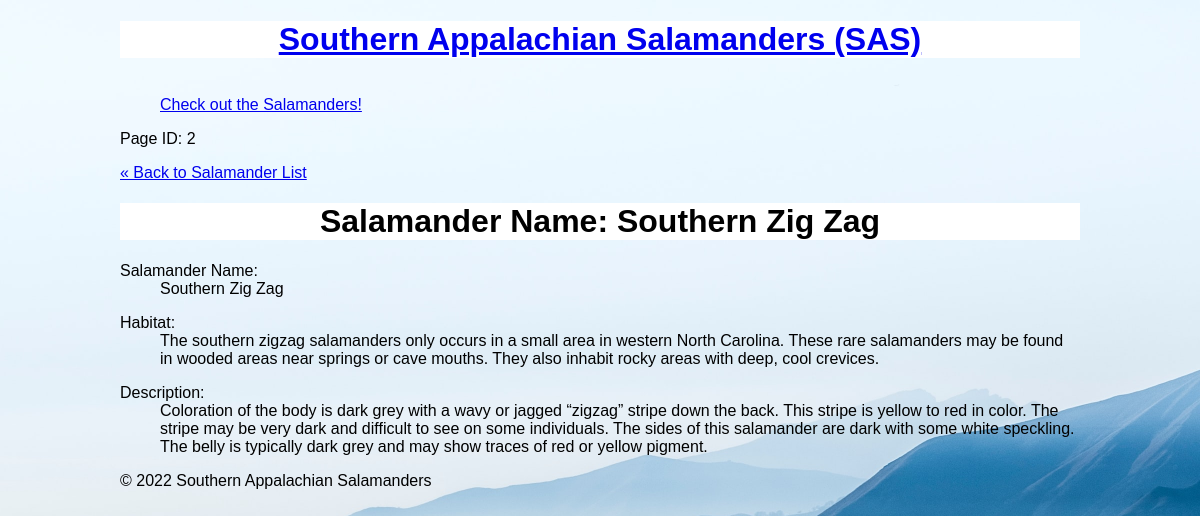
Page /salamanders/show.php?id=2 on the committed database.
### tables this page shows
CREATE TABLE `salamander` (
  `id` int(11) NOT NULL AUTO_INCREMENT PRIMARY KEY,
  `name` varchar(255) NOT NULL,
  `habitat` text,
  `description` text
);

### private/query_functions.php (called while the page is built, shortened)
<?php
function find_salamander_by_id($id) {
  global $db;
  $id = $_GET['id'] ?? '1';
  $sql = "SELECT * FROM salamander ";
  $sql .= "WHERE id='" . $id . "'";
  $result = mysqli_query($db, $sql);
  $salamander = mysqli_fetch_assoc($result);
  return $salamander;
}
?>

### private/functions.php (called while the page is built, shortened)
<?php
function url_for($script_path) {
  if($script_path[0] != '/') {
    $script_path = "/" . $script_path;
  }
  return WWW_ROOT . $script_path;
}
function h($string="") {
  return htmlspecialchars($string);
}
?>

### public/salamanders/show.php (the view, shortened to what this page needs)
<?php require_once('../../private/initialize.php');
$id = $_GET['id'] ?? '1';
$salamander = find_salamander_by_id($id);
include(SHARED_PATH . '/salamander-header.php');
?>
<?= 'Page ID: ' . h($id); ?>
<div>
  <p><a href="<?= url_for('/salamanders/index.php');?>">&laquo; Back to Salamander List</a></p>
  <h1>Salamander Name: <?php echo h($salamander['name']); ?> </h1>
</div>
<div>
  <dl>
    <dt>Salamander Name:</dt>
    <dd><?php echo h($salamander['name']); ?></dd>
  </dl>
  <dl>
    <dt>Habitat:</dt>
    <dd><?php echo h($salamander['habitat']); ?></dd>
  </dl>
  <dl>
    <dt>Description:</dt>
    <dd><?php echo h($salamander['description']); ?></dd>
  </dl>
</div>
<?php include(SHARED_PATH . '/salamander-footer.php'); ?>

### public/stylesheets/salamanders.css (style rules this page uses)
* { box-sizing: border-box; }
html { font-family:Verdana, Geneva, Tahoma, sans-serif; }
body { background-image: url(../images/bk-img.jpg); background-size: cover; background-repeat: no-repeat; margin: auto; max-width: 960px; }
h1 { background-color: #fff; text-align: center; }

### rows in the picture
salamander: name "Southern Zig Zag", habitat "The southern zigzag salamanders only occurs in a small area in western North Carolina. These rare salamanders may be found in wooded areas near springs or cave mouths. They also inhabit rocky areas with deep, cool crevices.", description "Coloration of the body is dark grey with a wavy or jagged “zigzag” stripe down the back. This stripe is yellow to red in color. The stripe may be very dark and difficult to see on some individuals. The sides of this salamander are dark with some white speckling. The belly is typically dark grey and may show traces of red or yellow pigment."

### other values in the picture
$id "2"
